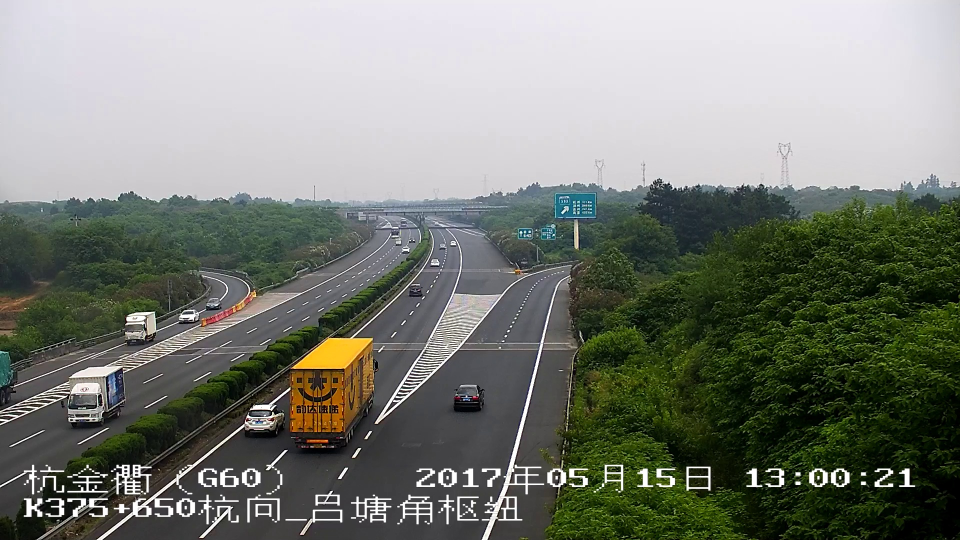
#> input picture Images/000003.jpg, 1920 x 1080 px, found by its file name (shown at 1/2 size)
$ jupyter execute 'Vehicle detection and counting system.ipynb'   (shell and % lines are left out)
#> lines starting #> are read from the running program, lines starting #| are printed output that depends on the picture; after the words box and inside, x2 and y2 are one past the last pixel; in counts of white or black regions, pixels touching at a corner belong together
# Vehicle detection and counting system
##  Using deep learning in highway scenes
###   Final Year Project

#####  * Importing library

[cell 1]
import numpy as np
import cv2
from PIL import Image ,ImageEnhance

#####  * Input Image Details

[cell 2]
#Image Path ,Output path and Image name
file='E:/code/Vehicle_Count/Traffic_Signs_Dataset/images/000003.jpg'
image_name='000003'
results_folder_path='E:/code/Vehicle_Count/Traffic_Signs_Dataset/results'

#####  * Enhancing the Image Saturation

[cell 3]
img = Image.open(file)
#> img is the input picture: PIL image 1920x1080 RGB; mean R, G, B 122.7, 126.5, 118.2
converter = ImageEnhance.Color(img)
img_enhance = converter.enhance(12)
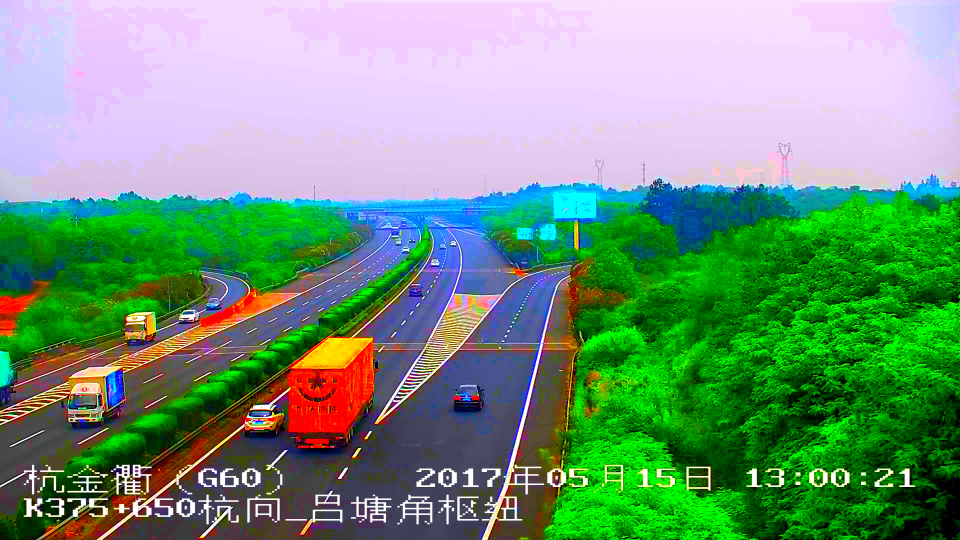
#> img_enhance: PIL image 1920x1080 RGB (shown at 1/2 size); mean R, G, B 114.6, 149.7, 122.9

#####  * Creating Green mask to remove unnecessary background

[cell 4]
# Open image and make RGB and HSV versions
RGBim = img_enhance
HSVim = RGBim.convert('HSV')
#> HSVim: PIL image 1920x1080 HSV; mean H, S, V 129, 143.8, 178.6

# Make numpy versions
RGBna = np.array(RGBim)
HSVna = np.array(HSVim)

# Extract Hue
H = HSVna[:,:,0]
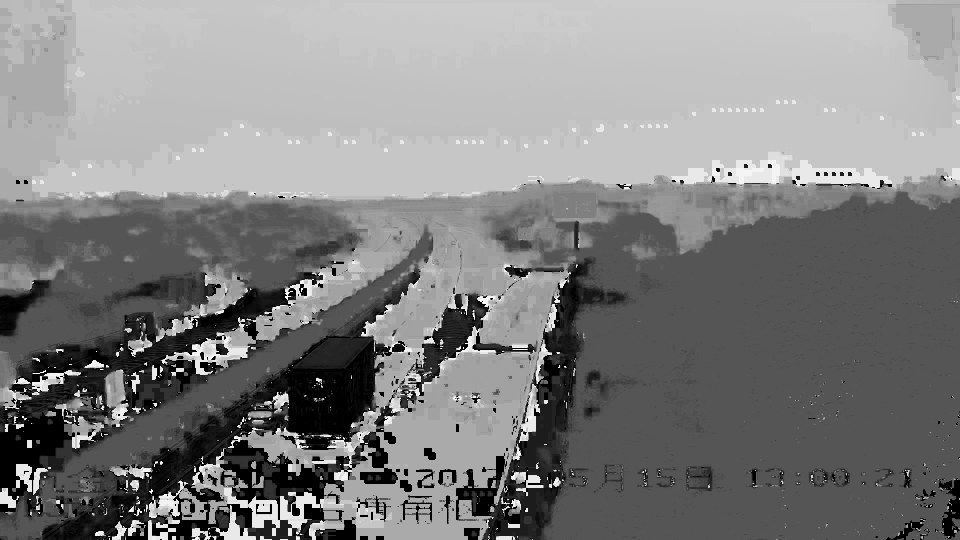
#> H: shape (1080, 1920) (shown at 1/2 size); min 0, max 254, mean 129

# Find all green pixels, i.e. where 100 < Hue < 140
lo,hi = 100,150
# Rescale to 0-255, rather than 0-360 because we are using uint8
lo = int((lo * 255) / 360)
hi = int((hi * 255) / 360)
green = np.where((H>lo) & (H<hi))
#> green = 646109 positions, rows 383 to 1079, columns 0 to 1919

#####  * Define detecting image path

[cell 5]
detecting_image_path=results_folder_path+'/'+image_name+'_green_mask_remove.jpg'

#####  *  Removing unnecessary background in input image using green mask

[cell 6]
RGBim = Image.open(file).convert('RGB')

# Make numpy versions
RGBna = np.array(RGBim)
# Make all green pixels black in input image
RGBna[green] = [96,96,96]
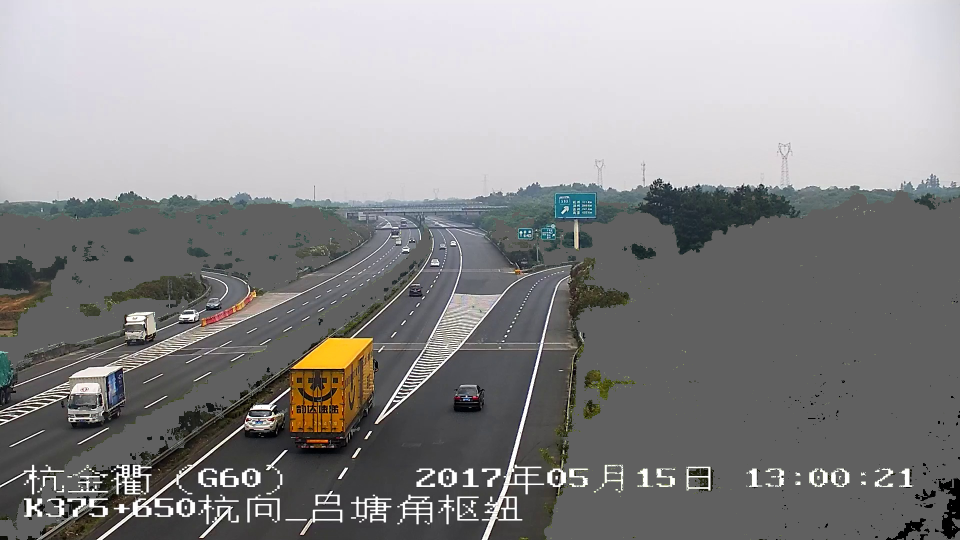
#> RGBna: shape (1080, 1920, 3) (shown at 1/2 size); mean R, G, B 140.6, 139.8, 140.4
count = green[0].size
#> count = 646109

$ run again, with YoloV5/data/images/zidane.jpg copied over Images/000003.jpg
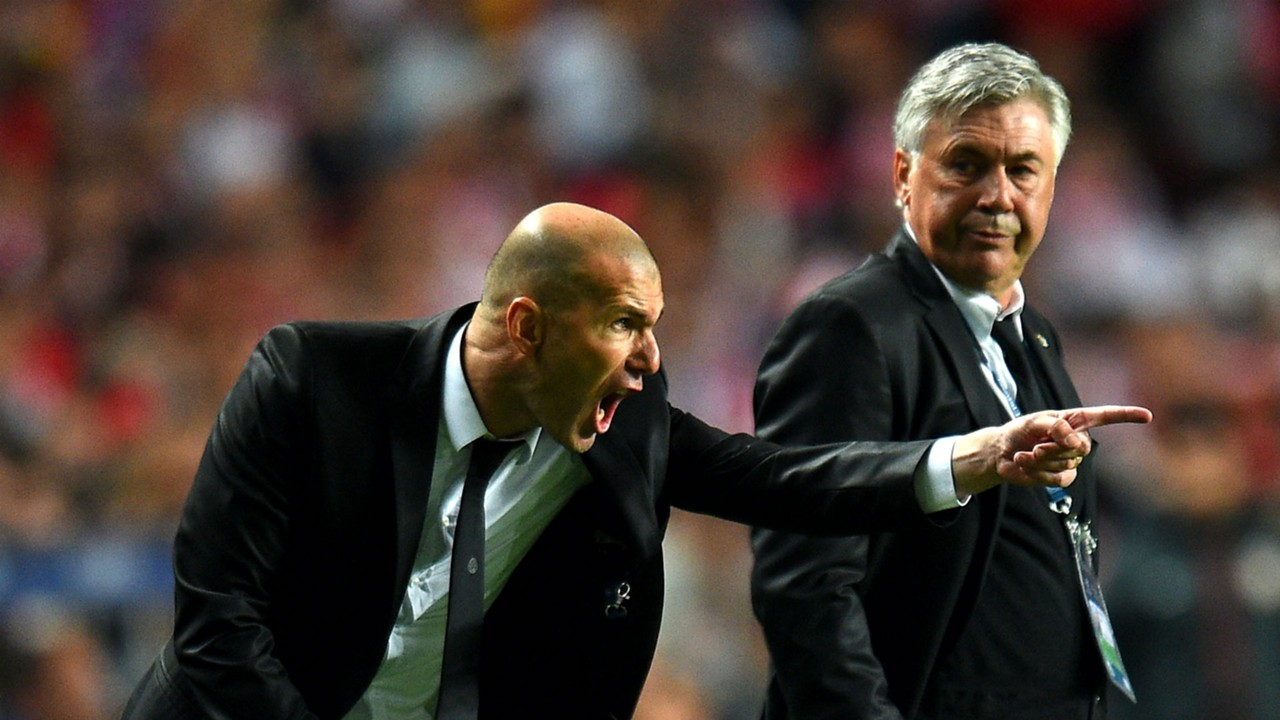
#> input picture YoloV5/data/images/zidane.jpg, 1280 x 720 px, found by its file name
#> img is the input picture: PIL image 1280x720 RGB; mean R, G, B 69.4, 58.3, 51.5
#> HSVim: PIL image 1280x720 HSV; mean H, S, V 69.6, 230.5, 151.3
#> `H = HSVna[:,:,0]`:
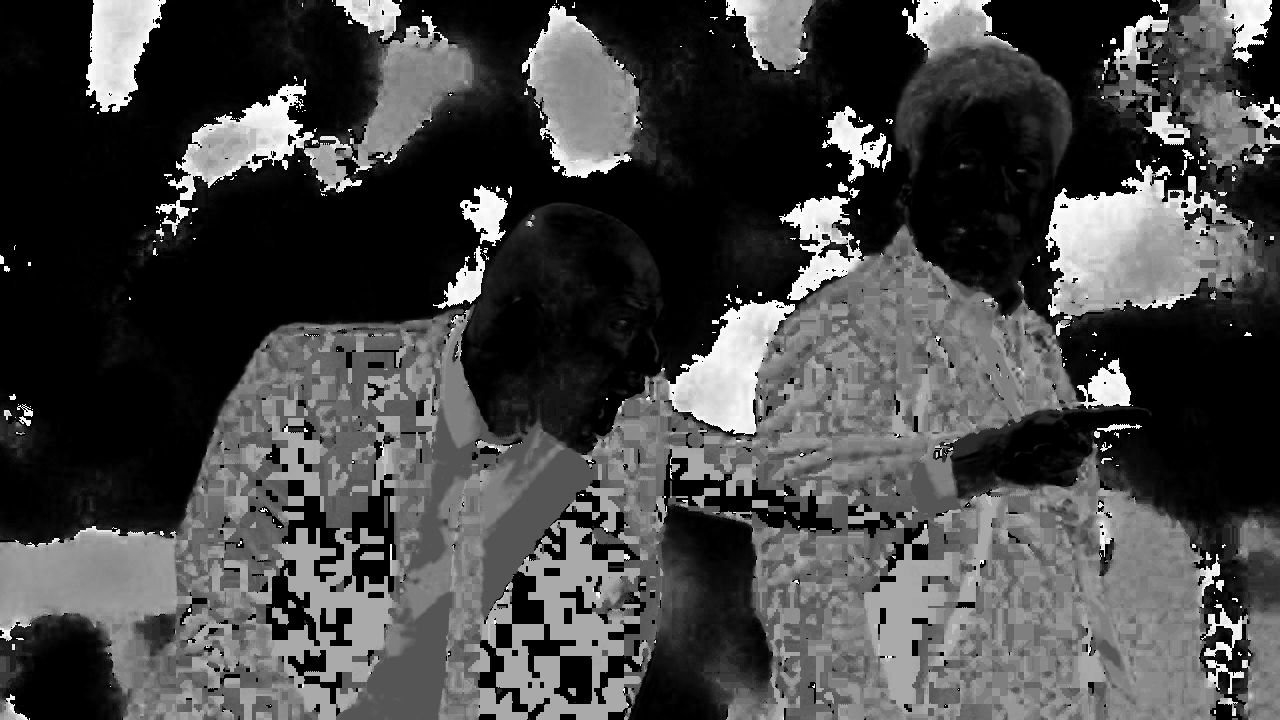
#> H: shape (720, 1280); min 0, max 254, mean 69.6
#> green = 99702 positions, rows 0 to 719, columns 0 to 1279
#> `RGBna[green] = [96,96,96]`:
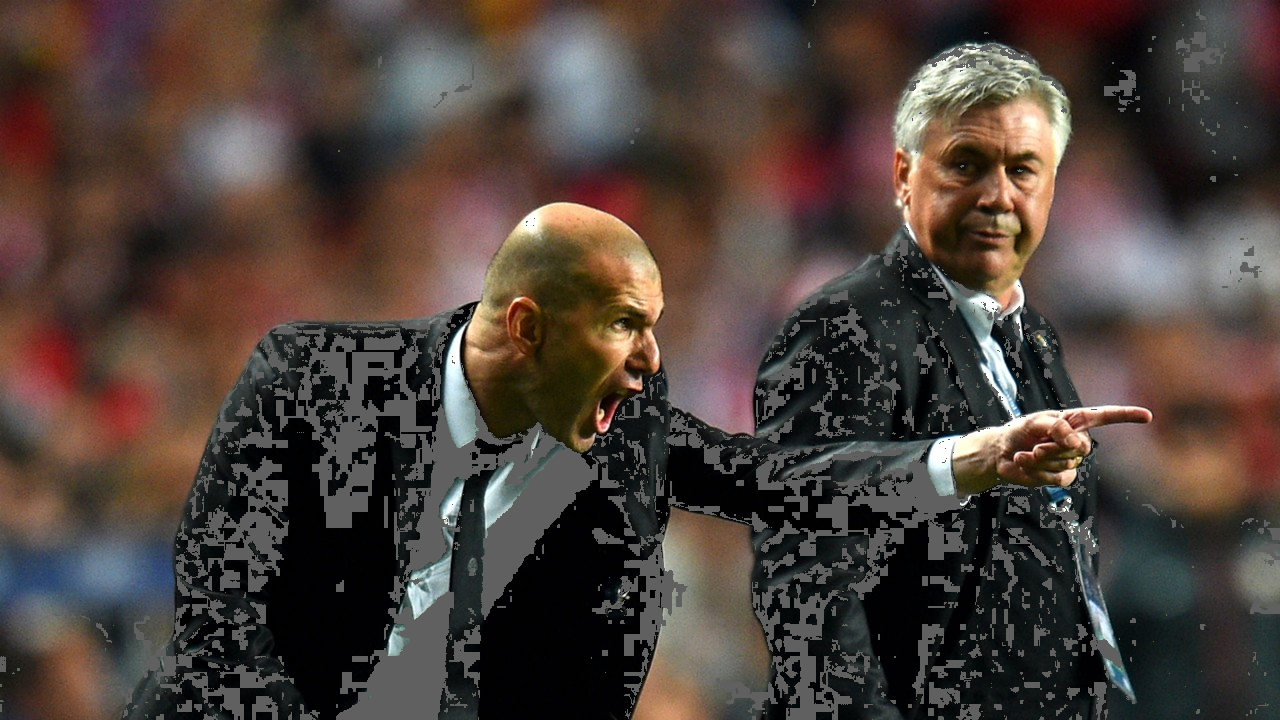
#> RGBna: shape (720, 1280, 3); 10.82% of pixels changed, all inside (x1, y1, x2, y2) = (0, 0, 1280, 720)
